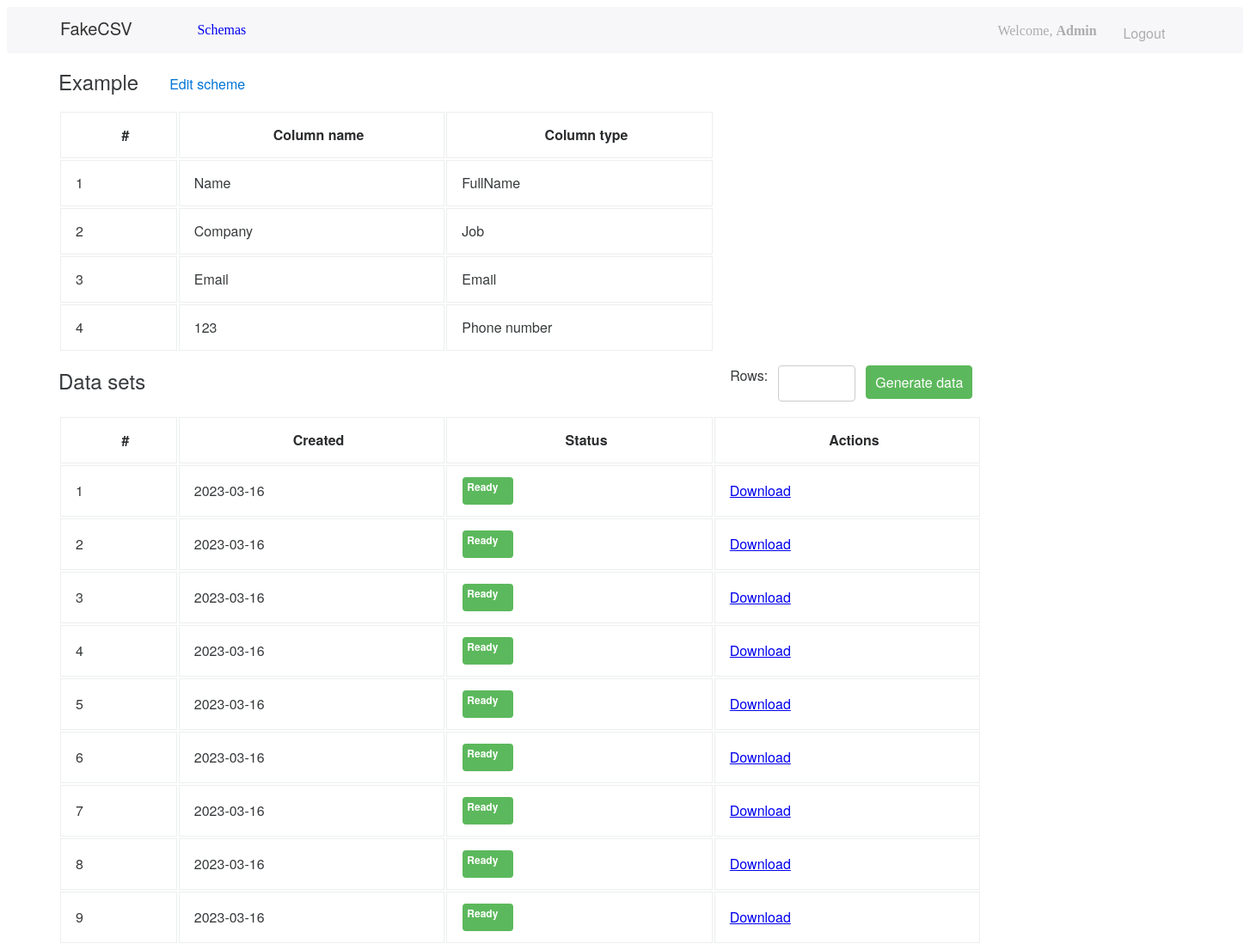
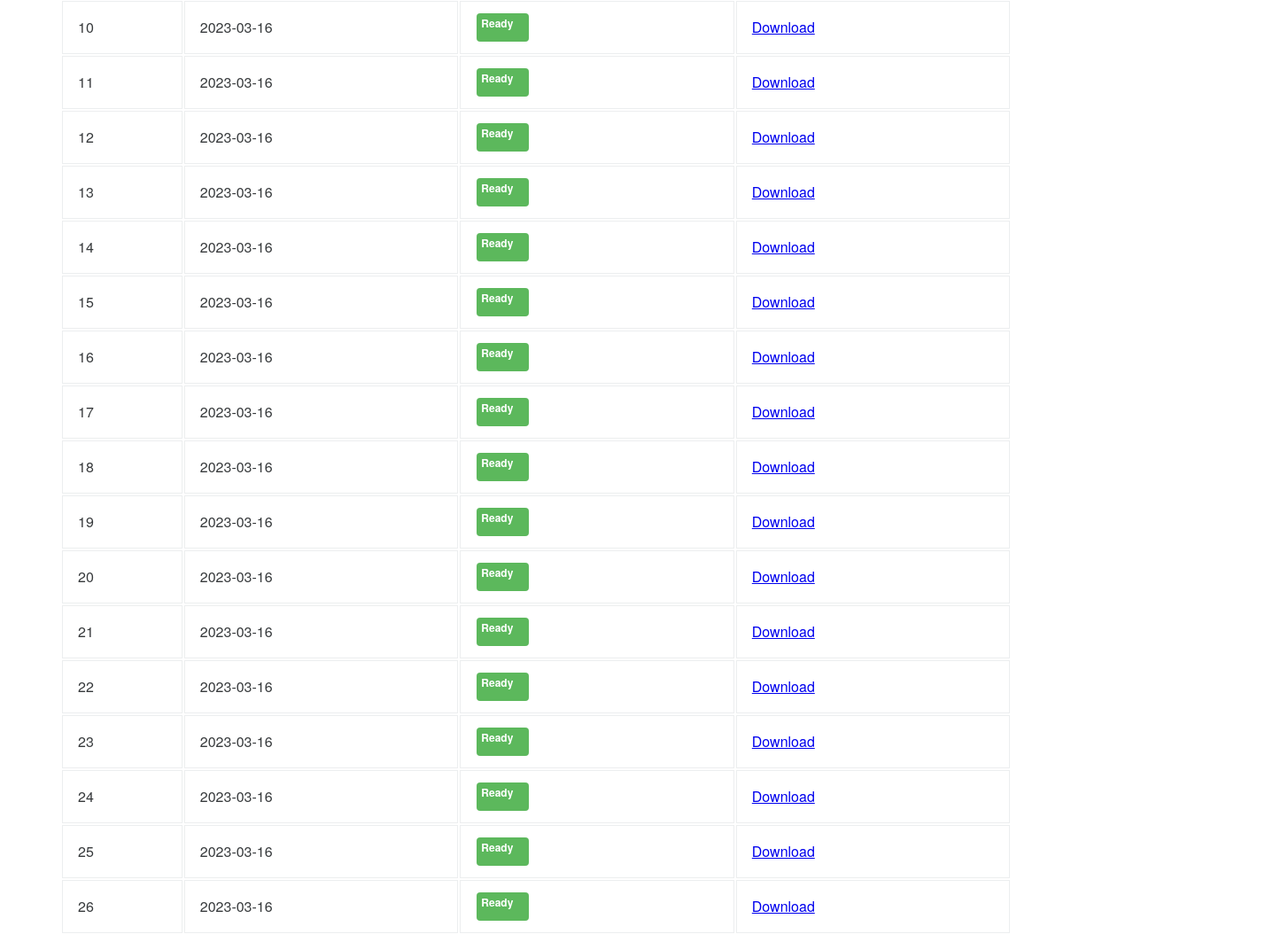
Page /1/dataset/ (signed in) on the committed database (2 pictures, top to bottom).
### app/models.py (models this page shows, shortened)
class DataSet(models.Model):
    dataset_id = models.AutoField(primary_key=True)
    dataset_schema = models.ForeignKey(Schema, on_delete=models.CASCADE, related_name="dataset_schema")
    dataset_csv = models.ManyToManyField(CSVDataSet, related_name="dataset_csv")
    @staticmethod
    def get_by_id(dataset_id):
        return DataSet.objects.filter(dataset_id=dataset_id).first()

class Schema(models.Model):
    schema_id = models.AutoField(primary_key=True)
    schema_user = models.ForeignKey(User, on_delete=models.CASCADE, related_name="schema_user")
    schema_name = models.TextField(max_length=128, verbose_name="Name")
    schema_column_separator = models.IntegerField(choices=SEPARATOR, default=0, verbose_name="Column separator")
    schema_string_character = models.IntegerField(choices=STRING_CHARACTER, default=0, verbose_name="String character")
    schema_columns = models.ManyToManyField(SchemaColumn, related_name="schema_columns")
    schema_last_modified = models.DateField(verbose_name="Modified", auto_now=True)

class SchemaColumn(models.Model):
    column_id = models.AutoField(primary_key=True)
    column_name = models.TextField(max_length=128, verbose_name="Column name")
    column_type = models.ForeignKey(TypeOfData, on_delete=models.DO_NOTHING, verbose_name="Type",
                                    related_name="column_type")
    column_specific = models.TextField(max_length=64, null=True, blank=True)
    column_order = models.IntegerField(verbose_name="Order")
    class Meta:
        ordering = ["column_order"]

class TypeOfData(models.Model):
    type_id = models.AutoField(primary_key=True)
    type_name = models.TextField(max_length=64, verbose_name="Type", unique=True)
    type_specific = models.IntegerField(choices=SPECIFICATOR, default=None, null=True, blank=True)
    def __str__(self):
        return f"{self.type_name}"

class CSVDataSet(models.Model):
    csv_dataset_id = models.AutoField(primary_key=True)
    csv_dataset_created_at = models.DateField(verbose_name="Created at", auto_now=True)
    csv_dataset_status = models.IntegerField(choices=STATUS)
    csv_dataset_file = models.FileField(blank=True, null=True)

### app/views.py (the view, shortened to what this page needs)
# urls.py: re_path(r"^(?P<dataset_id>\d+)/dataset/$", views.dataset, name="dataset"),
@login_required(login_url="/login/")
@csrf_exempt
def dataset(request, dataset_id):
    current_dataset = DataSet.get_by_id(dataset_id)
    columns = current_dataset.dataset_schema.schema_columns.all()
    csv_datasets = current_dataset.dataset_csv.all()
    context = {
        "dataset": current_dataset,
        "columns": columns,
        "csv_datasets": csv_datasets,
    }
    return render(request, "dataset.html", context)

### template/dataset.html (shortened to what this page needs)
{% extends "base.html" %}
{% block content %}
<div class="content_add">
    <div class="content__dataset-label-block">
        <h2 class="content__dataset-label"> {{dataset.dataset_schema.schema_name}} </h2>
        <a class="content__dataset-label-link" href="{% url 'edit' schema_id=dataset.dataset_schema.schema_id %}">Edit scheme</a>
    </div>
    <table>
        <tr>
            <th class="content__th-number">#</th>
            <th class="content__th-title">Column name</th>
            <th class="content__th-action">Column type</th>
        </tr>
        {% for column in columns %}
            <tr>
                <td class="content__td-number">{{ forloop.counter }}</td>
                <td class="content__td-title">{{ column.column_name}}</td>
                <td class="content__td-action">{{ column.column_type }}</td>
            </tr>
        {% endfor %}
    </table>
    <div class = "content__dataset-label-block">
        <h2 class="content__dataset-label">Data sets</h2>
        <div class="content__dataset-row-form">
            <label for="rows">Rows:</label>
            <input class="content__dataset-input" id="rows" type="number">
            <button class="content__dataset-button-generator" href="" onclick="generateDataSet('{{dataset.dataset_id}}')">Generate data</button>
        </div>
    </div>
    <table id="id_csv_sets_table">
        <tr>
            <th class="content__th-number" >#</th>
            <th class="content__th-title">Created</th>
            <th class="content__th-modified">Status</th>
            <th class="content__th-action">Actions</th>
        </tr>
        {% for csv_dataset in csv_datasets %}
        <tr>
            <td class="content__td-number" id="id_counter" >{{ forloop.counter }}</td>
            <td class="content__td-title" >{{csv_dataset.csv_dataset_created_at|date:'Y-m-d'}}</td>
            {% if csv_dataset.csv_dataset_status == 1 %}
            <td>
                 <p id="id_status_{{forloop.counter}}" class="content__dataset-ready">Ready</p>
            </td>
            {% else %}
            <td>
                 <p  id="id_status_{{ forloop.counter }}" class="content__dataset-proccesing">Proccesing</p>
            </td>
            {% endif %}
            <td class="content__td-action" ><a class="content__dataset-link-download" href="{{ csv_dataset.csv_dataset_file.url }}">Download</a></td>
        </tr>
        {% endfor %}
    </table>
</div>
{% endblock %}

### template/base.html (shortened to what this page needs)
<!DOCTYPE html>
<html lang="en">
<head>
    {% load static %}
    <link rel="stylesheet" href="{% static 'css/style.css' %}">
</head>
<body>
  <header class="header">
    {% block header %}
      <div class="header">
        <div class="header__left">
          <h1 class="header__left-label">FakeCSV</h1>
            <a href="/" class="header__left-menu">Schemas</a>
        </div>
        <div class="header__right">
          <p class="header__right-welcome">Welcome, <b> {{user.username}} </b></p>
          <form action="/" class="header__right-logout" method="POST">
            <button class="header__right-button" type="submit">Logout</button>
          </form>
        </div>
      </div>
    {% endblock %}
  </header>
  <main class="content">
    {% block content %}{% endblock %}
  </main>
</body>
</html>

### template/static/css/style.css (style rules this page uses)
td { border: solid 1px #ECEEEF; text-align: left; font-family: 'Helvetica Neue'; font-style: normal; font-weight: 400; font-size: 16px; line-height: 24px; color: #373A3C; }
th { font-family: 'Helvetica Neue'; font-style: normal; font-weight: 700; font-size: 16px; line-height: 24px; color: #2A2C2E; border: 1px solid #ECEEEF; }
button { width: 85px; height: 38px; background: #0275D8; border: 1px solid #0275D8; border-radius: 4px; font-family: 'Helvetica Neue'; font-style: normal; font-weight: 400; font-size: 16px; line-height: 21px; color: #FFFFFF; }
.content { background: #FFF; margin: 0px 0px 0px 60px; }
.header,.header__left,.header__right { display: flex; }
.header { background: #F7F7F9; border-radius: 4px; }
.header__left { float: left; color: rgba(0, 0, 0, 0.8); }
.header__right { float: right; color: rgba(0, 0, 0, 0.3); }
.header__left-label { width: 142.9px; height: 17px; font-family: 'Helvetica Neue'; font-style: normal; font-weight: 500; font-size: 20px; line-height: 17px; margin: 16px 16.5px 21px 62px; }
.header__left-menu { text-decoration: none; width: 111.02px; height: 16px; margin: 18px 820px 20px 0px; }
.header__right-welcome { width: 129px; height: 16px; margin: 19px 0px 19px 0px; }
.header__right-button { width: 58px; height: 16px; background: #F7F7F9; color: rgba(0, 0, 0, 0.3); border: none; margin: 19px 86px 19px 11px; }
.content__th-title,.content__th-modified,.content__th-action { width: 289.51px; height: 50px; font-family: 'Helvetica Neue'; font-style: normal; font-weight: 700; font-size: 16px; line-height: 24px; color: #2A2C2E; padding-left: 17px; }
.content__td-title,.content__td-modified,.content__td-action { width: 289.51px; height: 50px; padding-left: 17px; font-family: 'Helvetica Neue'; font-style: normal; font-weight: 400; font-size: 16px; line-height: 24px; color: #373A3C; }
.content__th-number { width: 115.81px; height: 50px; padding-left: 17px; font-family: 'Helvetica Neue'; font-style: normal; font-weight: 700; font-size: 16px; line-height: 24px; color: #2A2C2E; }
.content__td-number { padding-left: 17px; font-family: 'Helvetica Neue'; font-style: normal; font-weight: 400; font-size: 16px; line-height: 24px; color: #373A3C; }
.content__dataset-label { font-family: 'Helvetica Neue'; font-style: normal; font-weight: 500; font-size: 24px; line-height: 26px; color: #373A3C; }
.content__dataset-label-block { display : flex; }
.content__dataset-proccesing, .content__dataset-ready { width: 289.51px; height: 50px; font-family: 'Helvetica Neue'; font-style: normal; font-weight: 700; font-size: 12px; line-height: 12px; color: #FFFFFF; border-radius: 4px; padding: 5px; margin-left: 17px; }
.content__dataset-ready { width: 49px; height: 22px; background: #5CB85C; }
.content__dataset-label-link { text-decoration: none; width: 89px; height: 21px; font-family: 'Helvetica Neue'; font-style: normal; font-weight: 400; font-size: 16px; line-height: 21px; color: #0275D8; margin-left: 36px; margin-top: 25px; }
.content__dataset-input { width: 84px; height: 38px; background: #FFFFFF; border: 1px solid #CCCCCC; border-radius: 4px; margin: 0px 12px 16px 12px ; font-family: 'Helvetica Neue'; font-style: normal; font-weight: 400; font-size: 16px; line-height: 24px; color: #373A3C; }
.content__dataset-row-form { margin-left: 680px; margin-top: 15px; font-family: 'Helvetica Neue'; font-style: normal; font-weight: 400; font-size: 16px; line-height: 24px; color: #373A3C; display: flex; }
.content__dataset-button-generator { color: #FFFFFF; width: 124.28px; height: 39px; background: #5CB85C; border: 1px solid #5CB85C; border-radius: 4px; }

### rows in the picture
DataSet: dataset_schema.schema_name "Example"
SchemaColumn: column_name "Name", column_type "FullName"
SchemaColumn: column_name "Company", column_type "Job"
SchemaColumn: column_name "Email", column_type "Email"
SchemaColumn: column_name "123", column_type "Phone number"
CSVDataSet: csv_dataset_created_at "2023-03-16"
CSVDataSet: csv_dataset_created_at "2023-03-16"
CSVDataSet: csv_dataset_created_at "2023-03-16"
CSVDataSet: csv_dataset_created_at "2023-03-16"
CSVDataSet: csv_dataset_created_at "2023-03-16"
CSVDataSet: csv_dataset_created_at "2023-03-16"
CSVDataSet: csv_dataset_created_at "2023-03-16"
CSVDataSet: csv_dataset_created_at "2023-03-16"
CSVDataSet: csv_dataset_created_at "2023-03-16"
CSVDataSet: csv_dataset_created_at "2023-03-16"
CSVDataSet: csv_dataset_created_at "2023-03-16"
CSVDataSet: csv_dataset_created_at "2023-03-16"
CSVDataSet: csv_dataset_created_at "2023-03-16"
CSVDataSet: csv_dataset_created_at "2023-03-16"
CSVDataSet: csv_dataset_created_at "2023-03-16"
CSVDataSet: csv_dataset_created_at "2023-03-16"
CSVDataSet: csv_dataset_created_at "2023-03-16"
CSVDataSet: csv_dataset_created_at "2023-03-16"
CSVDataSet: csv_dataset_created_at "2023-03-16"
CSVDataSet: csv_dataset_created_at "2023-03-16"
CSVDataSet: csv_dataset_created_at "2023-03-16"
CSVDataSet: csv_dataset_created_at "2023-03-16"
CSVDataSet: csv_dataset_created_at "2023-03-16"
CSVDataSet: csv_dataset_created_at "2023-03-16"
CSVDataSet: csv_dataset_created_at "2023-03-16"
CSVDataSet: csv_dataset_created_at "2023-03-16"

### other values in the picture
{{ user.username }} "Admin"
